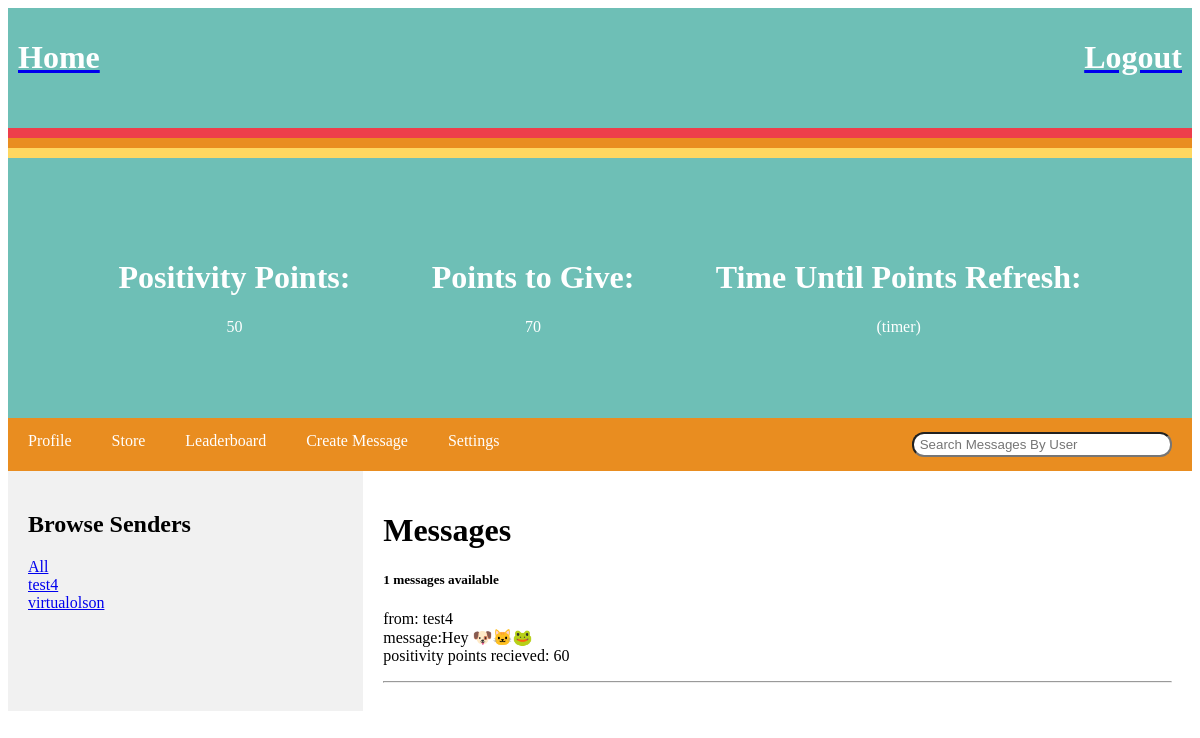
/?q=test4 (signed in), run on the app's committed database.
### base/models.py (models this page shows, shortened)
class Profile(models.Model):
    profilePic = models.ImageField(null=True, blank=True)
    user = models.OneToOneField(User, null=True, blank=True, on_delete=models.CASCADE)
    email = models.EmailField(null=True, blank=True)
    notificationsOn = models.BooleanField(default=True)
    privacyOn = models.BooleanField(default=False)
    pointsToSend = models.IntegerField(default=100)
    pointsReceived = models.IntegerField(default=0)
    updated = models.DateTimeField(auto_now=True)
    created = models.DateTimeField(auto_now_add=True)
    lastMessageSent = models.DateTimeField(auto_now_add=True)
    class Meta:
        ordering = ['-pointsReceived']

class Message(models.Model):
    sender = models.ForeignKey(User, on_delete=models.CASCADE, related_name='sender')
    receiver = models.ForeignKey(User, on_delete=models.CASCADE, related_name='receiver')
    body = models.TextField()
    updated = models.DateTimeField(auto_now=True)
    created = models.DateTimeField(auto_now_add=True)
    pointTotal = models.IntegerField()
    class Meta:
        ordering = ['-created']
    def __str__(self):
        return self.body[0:50]

### base/views.py (the view)
# urls.py: path('', views.home, name="home"),
def home(request):
    if(request.user.username is not ''):
        user = User.objects.get(username=request.user.username)
    else:
        context = {}
        return render(request, 'base/home.html', context)
    profiles = Profile.objects.all()
    for profile in profiles:
        if profile.user == request.user:
            print(profile.pointsToSend)
    q = request.GET.get('q') if request.GET.get('q') != None else ''
    messages_to = user.receiver.all()
    messages_to = messages_to.filter(
        Q(sender__username__icontains=q)
        )
    message_count = messages_to.count()
    unique_senders = user.receiver.all()
    senders = []
    for message in unique_senders:
        if message.sender not in senders:
            senders.append(message.sender)
    context = {'message_count': message_count, 'messages': messages_to, 'senders': senders}
    return render(request, 'base/home.html', context)

### base/templates/base/home.html (shortened to what this page needs)
{% extends 'main.html' %} {% block content %}
<div class="container">
    <div class="item">
        <h1 style="text-align:center">Positivity Points:</h1>
        <p style="text-align: center;">{{request.user.profile.pointsReceived}}</p>
    </div>
    <div class="item">
        <h1 style="text-align: center;">Points to Give:</h1>
        <p style="text-align: center;">{{request.user.profile.pointsToSend}}</p>
    </div>
    <div class="item">
        <h1 style="text-align: center;">Time Until Points Refresh:</h1>
        <p style="text-align: center;">(timer)</p>
    </div>
</div>
<div class="navbar">
    <a href="{% url 'profile' %}">Profile</a>
    <a href="{% url 'store' %}">Store</a>
    <a href="{% url 'leaderboard' %}">Leaderboard</a>
    <a href="{% url 'create-message' %}">Create Message</a>
    <a href="{% url 'settings' %}">Settings</a>
    <a href="#" class="right">
        <form method="GET" action="{% url 'home' %}">
            <input type="text" name="q" placeholder=" Search Messages By User" style=" border-radius: 12px; height: 25px; width: 260px" />
        </form>
    </a>
</div>
<div class="row">
    <div class="side">
        <h2>Browse Senders
        </h2>
        <div>
            <a href="{% url 'home' %}">All</a>
        </div>
        {% for sender in senders %}
        <div>
            <a href="{% url 'home' %}?q={{sender.username}}">{{sender.username}}</a>
        </div>
        {% endfor %}
    </div>
    <div class="main">
        <h1>Messages</h1>
        <h5>{{message_count}} messages available</h5>
        <div>
            {% for message in messages %}
            <div>
                <p>from: {{message.sender.username}}<br>message:{{message.body}}
                    <br>positivity points recieved: {{message.pointTotal}}</p>
                <hr>
            </div>
            {% endfor %}
        </div>
    </div>
</div>
{% endblock content %}

### templates/main.html (style rules this page uses)
body { height: 100%; }

### templates/navbar.html (style rules this page uses)
.item { flex-grow: 1; height: 100px; color: white; text-decoration: none; align-items: center; justify-content: space-between; }
.item+.item { margin-left: 2%; }

### base/templates/base/home.html (style rules this page uses)
.navbar { overflow: hidden; background-color: #E98D20; }
.navbar a { float: left; display: block; color: white; text-align: center; padding: 14px 20px; text-decoration: none; }
.navbar a.right { float: right; }
* { box-sizing: border-box; }
.row { display: flex; flex-wrap: wrap; }
.side { flex: 30%; background-color: #f1f1f1; padding: 20px; }
.main { flex: 70%; background-color: white; padding: 20px; }
.container { display: flex; background: #6EBFB6; padding: 80px; }
.item { flex-grow: 1; height: 100px; color: white; }
.item+.item { margin-left: 2%; }

### data on the page
Message: sender.username "test4", body "Hey 🐶🐱🐸", pointTotal "60"

### other printed values
{{ request.user.profile.pointsReceived }} "50"
{{ request.user.profile.pointsToSend }} "70"
{{ sender.username }} "test4"
{{ sender.username }} "virtualolson"
{{ message_count }} "1"
